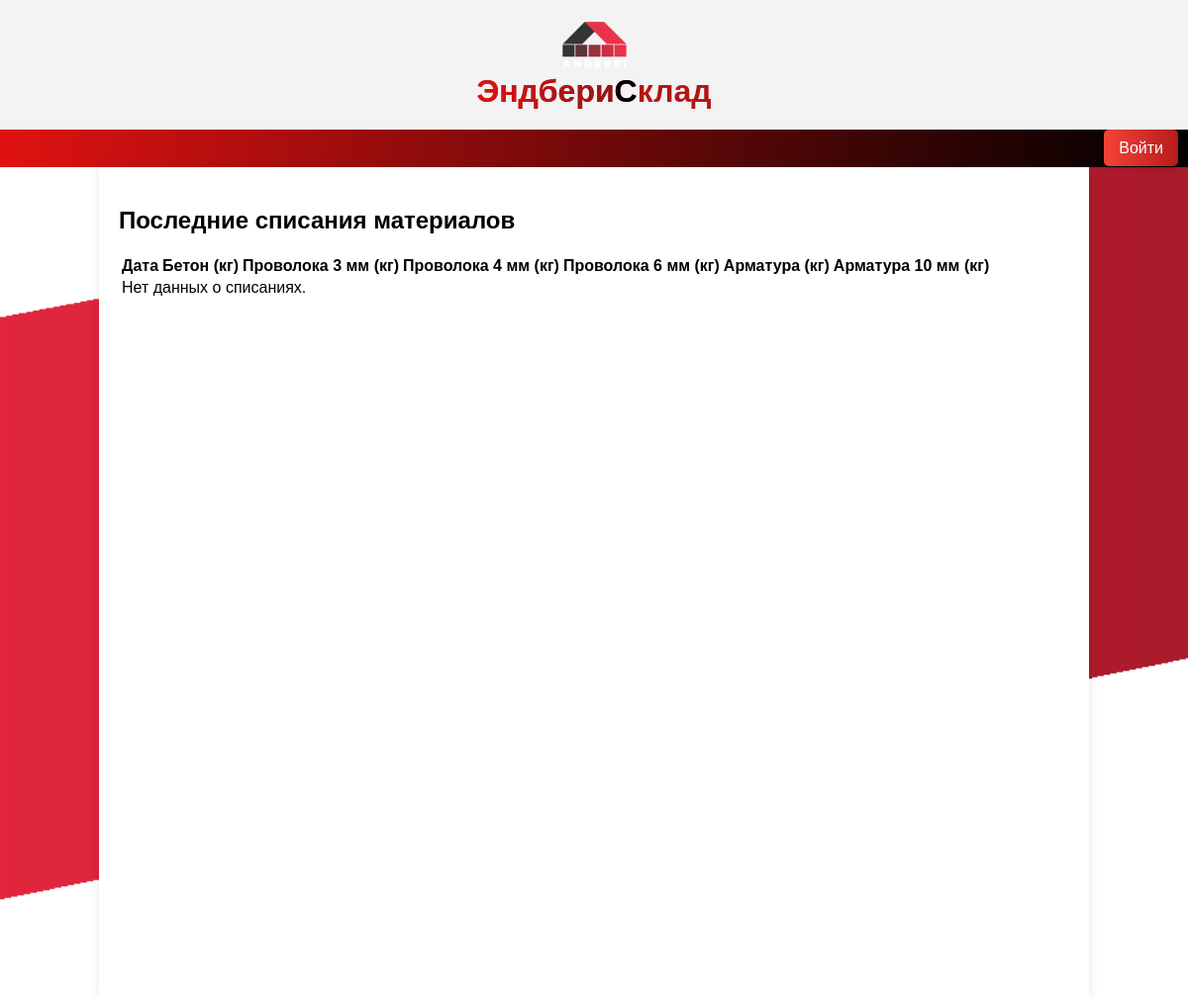
The app's page /latest_deliveries/, older data.
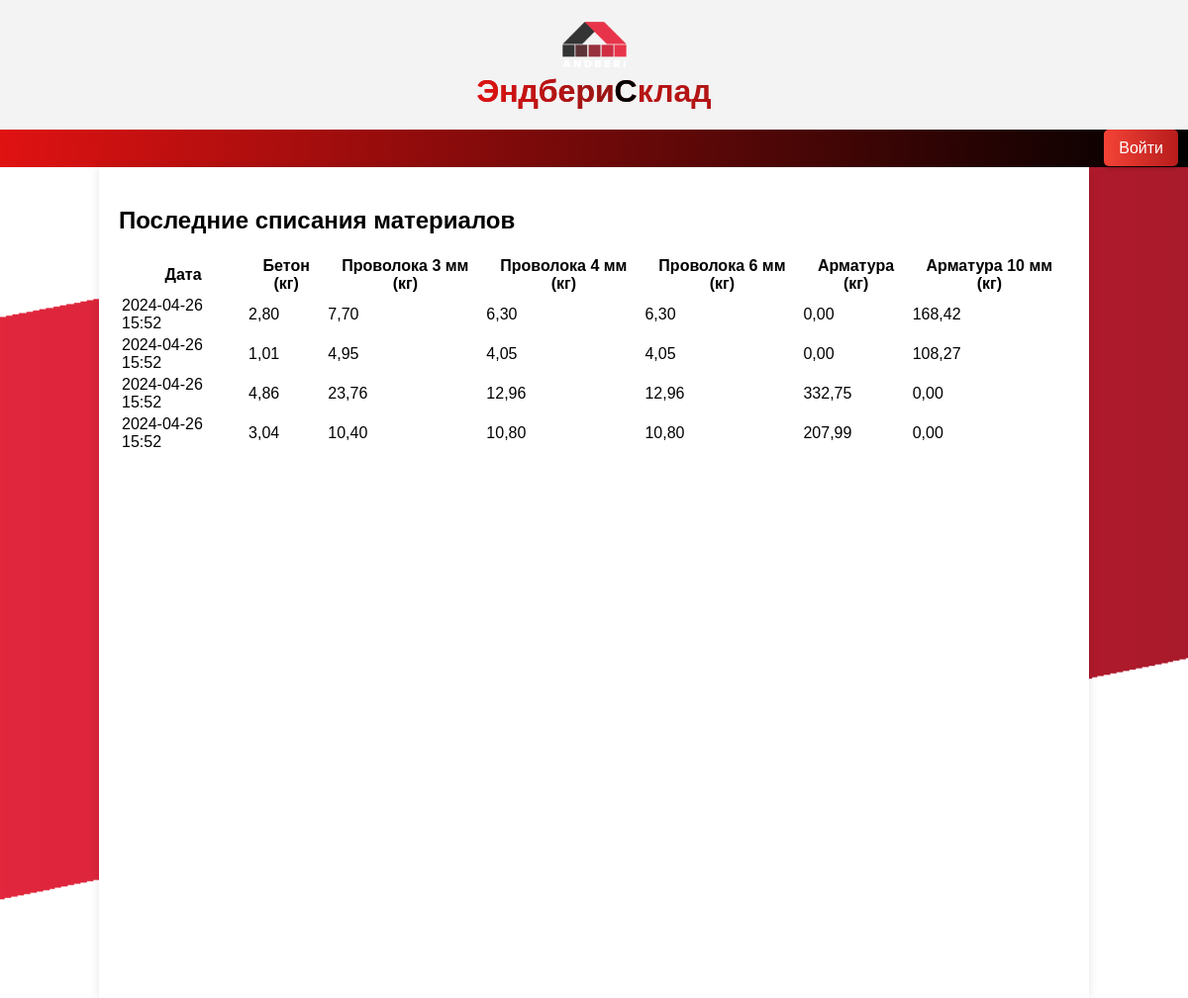
The same page, newer data.
### sklad_app/models.py (models this page shows)
class Del_mat(models.Model):
    total_beton = models.DecimalField(max_digits=10, decimal_places=2, default=0.0)
    total_wire_3 = models.DecimalField(max_digits=10, decimal_places=2, default=0.0)
    total_wire_4 = models.DecimalField(max_digits=10, decimal_places=2, default=0.0)
    total_wire_6 = models.DecimalField(max_digits=10, decimal_places=2, default=0.0)
    total_armature = models.DecimalField(max_digits=10, decimal_places=2, default=0.0)
    total_armature10 = models.DecimalField(max_digits=10, decimal_places=2, default=0.0)
    date = models.DateTimeField(auto_now_add=True)

### sklad_app/views.py (the view)
# urls.py: path('latest_deliveries/', latest_deliveries, name='latest_deliveries'),
def latest_deliveries(request):
    last_five_dels = Del_mat.objects.order_by('-date')
    context = {
        'deliveries': last_five_dels
    }
    return render(request, 'latest_deliveries.html', context)

### templates/latest_deliveries.html
{% extends 'index.html' %}
{% block content %}
<h2>Последние списания материалов</h2>
<table>
    <thead>
        <tr>
            <th>Дата</th>
            <th>Бетон (кг)</th>
            <th>Проволока 3 мм (кг)</th>
            <th>Проволока 4 мм (кг)</th>
            <th>Проволока 6 мм (кг)</th>
            <th>Арматура (кг)</th>
            <th>Арматура 10 мм (кг)</th>
        </tr>
    </thead>
    <tbody>
        {% for delivery in deliveries %}
        <tr>
            <td>{{ delivery.date|date:"Y-m-d H:i" }}</td>
            <td>{{ delivery.total_beton }}</td>
            <td>{{ delivery.total_wire_3 }}</td>
            <td>{{ delivery.total_wire_4 }}</td>
            <td>{{ delivery.total_wire_6 }}</td>
            <td>{{ delivery.total_armature }}</td>
            <td>{{ delivery.total_armature10 }}</td>
        </tr>
        {% empty %}
        <tr>
            <td colspan="7">Нет данных о списаниях.</td>
        </tr>
        {% endfor %}
    </tbody>
</table>
{% endblock %}

Row changes from the older to the newer data that the page shows:
added Del_mat: date "2024-04-26 15:52", total_beton "2,80", total_wire_3 "7,70", total_wire_4 "6,30", total_wire_6 "6,30", total_armature "0,00", total_armature10 "168,42"
added Del_mat: date "2024-04-26 15:52", total_beton "1,01", total_wire_3 "4,95", total_wire_4 "4,05", total_wire_6 "4,05", total_armature "0,00", total_armature10 "108,27"
added Del_mat: date "2024-04-26 15:52", total_beton "4,86", total_wire_3 "23,76", total_wire_4 "12,96", total_wire_6 "12,96", total_armature "332,75", total_armature10 "0,00"
added Del_mat: date "2024-04-26 15:52", total_beton "3,04", total_wire_3 "10,40", total_wire_4 "10,80", total_wire_6 "10,80", total_armature "207,99", total_armature10 "0,00"
Text that changed along with them:
text no longer shown: "Нет данных о списаниях."
